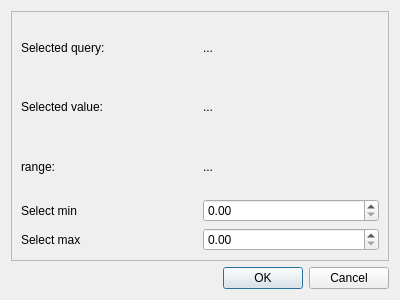
<?xml version="1.0" encoding="UTF-8"?>
<ui version="4.0">
 <class>Dialog</class>
 <widget class="QDialog" name="Dialog">
  <property name="geometry">
   <rect>
    <x>0</x>
    <y>0</y>
    <width>400</width>
    <height>300</height>
   </rect>
  </property>
  <property name="windowTitle">
   <string>Dialog</string>
  </property>
  <layout class="QVBoxLayout" name="verticalLayout">
   <item>
    <widget class="QFrame" name="frame">
     <property name="frameShape">
      <enum>QFrame::StyledPanel</enum>
     </property>
     <property name="frameShadow">
      <enum>QFrame::Raised</enum>
     </property>
     <layout class="QGridLayout" name="gridLayout">
      <item row="2" column="2">
       <widget class="QLabel" name="range_label">
        <property name="text">
         <string>...</string>
        </property>
       </widget>
      </item>
      <item row="0" column="2">
       <widget class="QLabel" name="name_label">
        <property name="text">
         <string>...</string>
        </property>
       </widget>
      </item>
      <item row="1" column="2">
       <widget class="QLabel" name="value_label">
        <property name="text">
         <string>...</string>
        </property>
       </widget>
      </item>
      <item row="3" column="0">
       <widget class="QLabel" name="label_2">
        <property name="text">
         <string>Select min</string>
        </property>
       </widget>
      </item>
      <item row="0" column="0">
       <widget class="QLabel" name="label">
        <property name="text">
         <string>Selected query:</string>
        </property>
       </widget>
      </item>
      <item row="4" column="0">
       <widget class="QLabel" name="label_3">
        <property name="text">
         <string>Select max</string>
        </property>
       </widget>
      </item>
      <item row="1" column="0">
       <widget class="QLabel" name="label_5">
        <property name="text">
         <string>Selected value:</string>
        </property>
       </widget>
      </item>
      <item row="2" column="0">
       <widget class="QLabel" name="label_4">
        <property name="text">
         <string>range:</string>
        </property>
       </widget>
      </item>
      <item row="3" column="2">
       <widget class="QDoubleSpinBox" name="min_spin"/>
      </item>
      <item row="4" column="2">
       <widget class="QDoubleSpinBox" name="max_spin"/>
      </item>
     </layout>
    </widget>
   </item>
   <item>
    <widget class="QDialogButtonBox" name="buttonBox">
     <property name="orientation">
      <enum>Qt::Horizontal</enum>
     </property>
     <property name="standardButtons">
      <set>QDialogButtonBox::Cancel|QDialogButtonBox::Ok</set>
     </property>
    </widget>
   </item>
  </layout>
 </widget>
 <resources/>
 <connections>
  <connection>
   <sender>buttonBox</sender>
   <signal>accepted()</signal>
   <receiver>Dialog</receiver>
   <slot>accept()</slot>
   <hints>
    <hint type="sourcelabel">
     <x>248</x>
     <y>254</y>
    </hint>
    <hint type="destinationlabel">
     <x>157</x>
     <y>274</y>
    </hint>
   </hints>
  </connection>
  <connection>
   <sender>buttonBox</sender>
   <signal>rejected()</signal>
   <receiver>Dialog</receiver>
   <slot>reject()</slot>
   <hints>
    <hint type="sourcelabel">
     <x>316</x>
     <y>260</y>
    </hint>
    <hint type="destinationlabel">
     <x>286</x>
     <y>274</y>
    </hint>
   </hints>
  </connection>
 </connections>
</ui>
